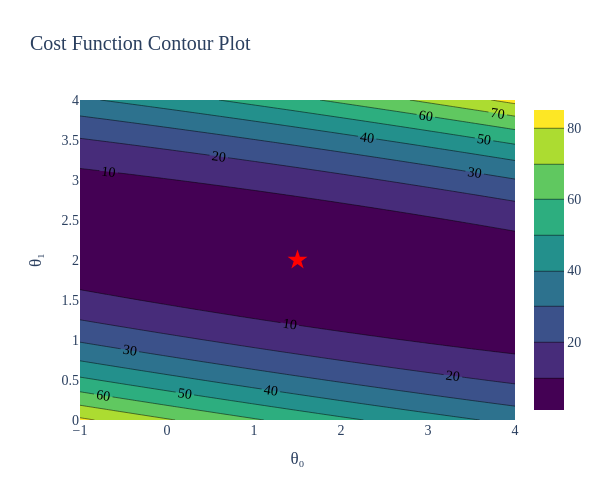

The code cell stored with this chart in its notebook:
### Code cell
# Contour plot view
def plot_cost_contour(grid_resolution=100):
    theta0_range = np.linspace(-1, 4, grid_resolution)
    theta1_range = np.linspace(0, 4, grid_resolution)
    THETA0, THETA1 = np.meshgrid(theta0_range, theta1_range)
    
    COST = np.zeros_like(THETA0)
    for i in range(grid_resolution):
        for j in range(grid_resolution):
            theta = np.array([THETA0[i, j], THETA1[i, j]])
            COST[i, j] = cost_function(theta, X_design, y_data)
    
    fig = go.Figure()
    
    fig.add_trace(go.Contour(
        x=theta0_range, y=theta1_range, z=COST,
        colorscale='Viridis',
        contours=dict(showlabels=True),
        name='Cost Contours'
    ))
    
    # Mark true parameters
    fig.add_trace(go.Scatter(
        x=[true_theta0], y=[true_theta1],
        mode='markers',
        marker=dict(size=15, color='red', symbol='star'),
        name=f'True (θ₀={true_theta0}, θ₁={true_theta1})'
    ))
    
    fig.update_layout(
        title='Cost Function Contour Plot',
        xaxis_title='θ₀',
        yaxis_title='θ₁',
        font=dict(family="Times New Roman", size=14),
        height=500,
        width=600
    )
    fig.show()

plot_cost_contour()

### Figure 1 — Plotly figure (JSON) as saved in the notebook; plotly's stock layout.template omitted (floating-point values rounded to 4 significant figures; data arrays with more than 128 entries replaced by an {"elided": "..."} marker saying what was removed)
{"data": [{"colorscale": [[0, "#440154"], [0.1111, "#482878"], [0.2222, "#3e4989"], [0.3333, "#31688e"], [0.4444, "#26828e"], [0.5556, "#1f9e89"], [0.6667, "#35b779"], [0.7778, "#6ece58"], [0.8889, "#b5de2b"], [1, "#fde725"]], "contours": {"showlabels": true}, "name": "Cost Contours", "type": "contour", "x": [-1.0, -0.9495, -0.899, -0.8485, -0.798, -0.7475, -0.697, -0.6465, -0.596, -0.5455, -0.4949, -0.4444, -0.3939, -0.3434, -0.2929, -0.2424, -0.1919, -0.1414, -0.09091, -0.0404, 0.0101, 0.06061, 0.1111, 0.1616, 0.2121, 0.2626, 0.3131, 0.3636, 0.4141, 0.4646, 0.5152, 0.5657, 0.6162, 0.6667, 0.7172, 0.7677, 0.8182, 0.8687, 0.9192, 0.9697, 1.02, 1.071, 1.121, 1.172, 1.222, 1.273, 1.323, 1.374, 1.424, 1.475, 1.525, 1.576, 1.626, 1.677, 1.727, 1.778, 1.828, 1.879, 1.929, 1.98, 2.03, 2.081, 2.131, 2.182, 2.232, 2.283, 2.333, 2.384, 2.434, 2.485, 2.535, 2.586, 2.636, 2.687, 2.737, 2.788, 2.838, 2.889, 2.939, 2.99, 3.04, 3.091, 3.141, 3.192, 3.242, 3.293, 3.343, 3.394, 3.444, 3.495, 3.545, 3.596, 3.646, 3.697, 3.747, 3.798, 3.848, 3.899, 3.949, 4.0], "y": [0.0, 0.0404, 0.08081, 0.1212, 0.1616, 0.202, 0.2424, 0.2828, 0.3232, 0.3636, 0.404, 0.4444, 0.4848, 0.5253, 0.5657, 0.6061, 0.6465, 0.6869, 0.7273, 0.7677, 0.8081, 0.8485, 0.8889, 0.9293, 0.9697, 1.01, 1.051, 1.091, 1.131, 1.172, 1.212, 1.253, 1.293, 1.333, 1.374, 1.414, 1.455, 1.495, 1.535, 1.576, 1.616, 1.657, 1.697, 1.737, 1.778, 1.818, 1.859, 1.899, 1.939, 1.98, 2.02, 2.061, 2.101, 2.141, 2.182, 2.222, 2.263, 2.303, 2.343, 2.384, 2.424, 2.465, 2.505, 2.545, 2.586, 2.626, 2.667, 2.707, 2.747, 2.788, 2.828, 2.869, 2.909, 2.949, 2.99, 3.03, 3.071, 3.111, 3.152, 3.192, 3.232, 3.273, 3.313, 3.354, 3.394, 3.434, 3.475, 3.515, 3.556, 3.596, 3.636, 3.677, 3.717, 3.758, 3.798, 3.838, 3.879, 3.919, 3.96, 4.0], "z": {"elided": "100x100 float values"}}, {"marker": {"color": "red", "size": 15, "symbol": "star"}, "mode": "markers", "name": "True (θ₀=1.5, θ₁=2.0)", "type": "scatter", "x": [1.5], "y": [2]}], "layout": {"font": {"family": "Times New Roman", "size": 14}, "height": 500, "title": {"text": "Cost Function Contour Plot"}, "width": 600, "xaxis": {"title": {"text": "θ₀"}}, "yaxis": {"title": {"text": "θ₁"}}}}
